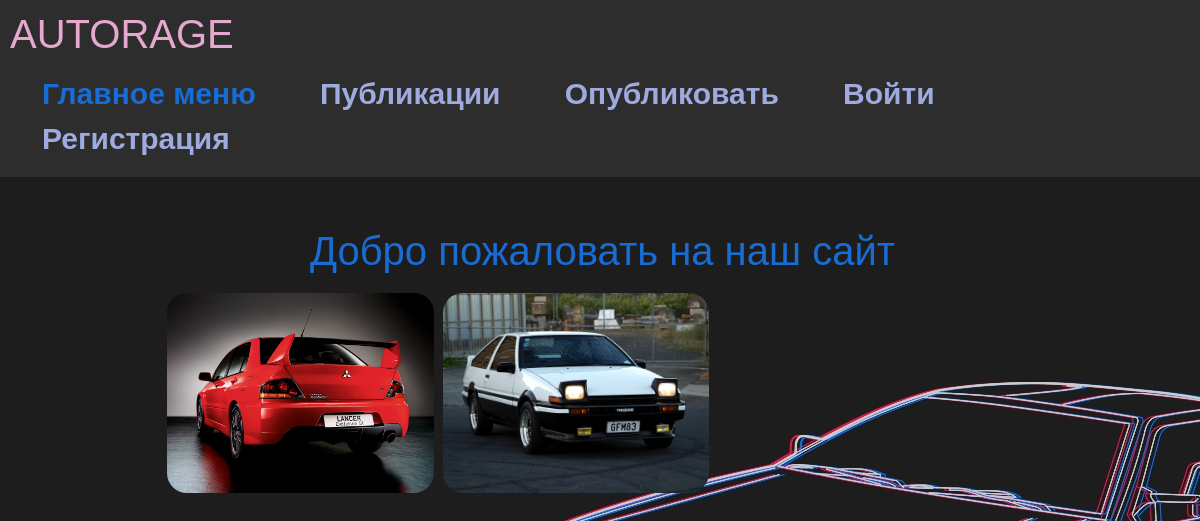
The app's page /, older data.
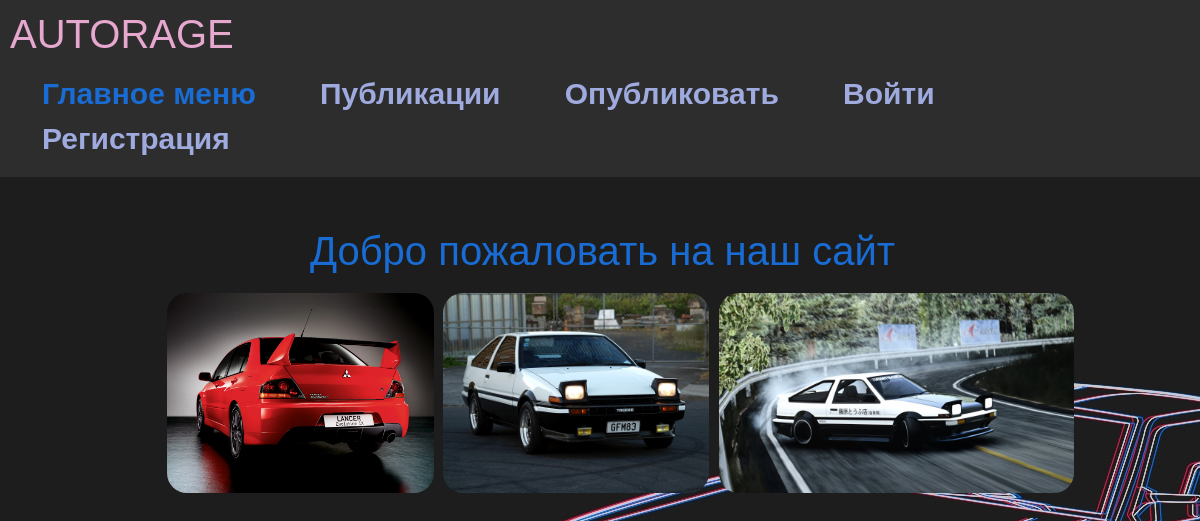
The same page, newer data.
### autorage/models.py (models this page shows, shortened)
class Car(models.Model):
    brand = models.ForeignKey(
        CarBrand,
        on_delete=models.SET_NULL,
        null=True,
        verbose_name='Производитель',
    )
    model = models.ForeignKey(
        CarModel,
        on_delete=models.SET_NULL,
        null=True,
        verbose_name='Модель',
    )
    description = models.TextField(
        blank=True,
        verbose_name='Описание',
    )  # description
    pub_date = models.DateTimeField(
        auto_now_add=True,
        verbose_name='Дата публикации'
    )
    update_date = models.DateTimeField(
        auto_now=True,
        verbose_name='Дата обновления'
    )
    modules = models.ManyToManyField(
        Module,
        verbose_name='Установленные модули'
    )
    photo = models.ImageField(
        upload_to="cars/%Y/%m/%d/",
        verbose_name='Фото'
        )
    class Meta:
        ordering = ["-pub_date", "?"]

### autorage/views.py (the view)
# urls.py: path('', views.IndexView.as_view(), name="index"),
class IndexView(DataMixin, generic.ListView):
    model = Car
    template_name = 'autorage/index.html'
    context_object_name = 'pictures'
    ordering = '?'
    def get_context_data(self, **kwargs: Any) -> Dict[str, Any]:
        context = super().get_context_data(**kwargs)
        context['title'] = 'Главная'
        default_context = self.get_menu_context(self.request.user, selected_title='')
        return dict(list(context.items()) + list(default_context.items()))

### autorage/utils.py (called while the page is built)
	def get_menu_context(self, user: User, selected_title = 'none'):
		context = {}
		context['selected_title'] = selected_title
		context['menu_titles'] = menu_titles.copy()
		context['is_auth'] = user.is_authenticated
		context['user'] = user
		return context

### autorage/templates/autorage/index.html
{% extends 'autorage/base.html' %}
{% block content %}
<div>
    <div style="margin: 50px 0 0 0; display: flex; justify-content: center;">
        <h1 style="color: var(--blue)">Добро пожаловать на наш сайт</h1>
    </div>
    <div class="MainMenu">
        <ul>
{% for p in pictures %}
            <li style="margin: 5px 0 0 5px;"><img src="{{ p.photo.url }}" alt="car"></li>
{% endfor %}
        </ul>
    </div>
</div>
{% endblock %}

Row changes from the older to the newer data that the page shows:
added Car: photo (picture)
